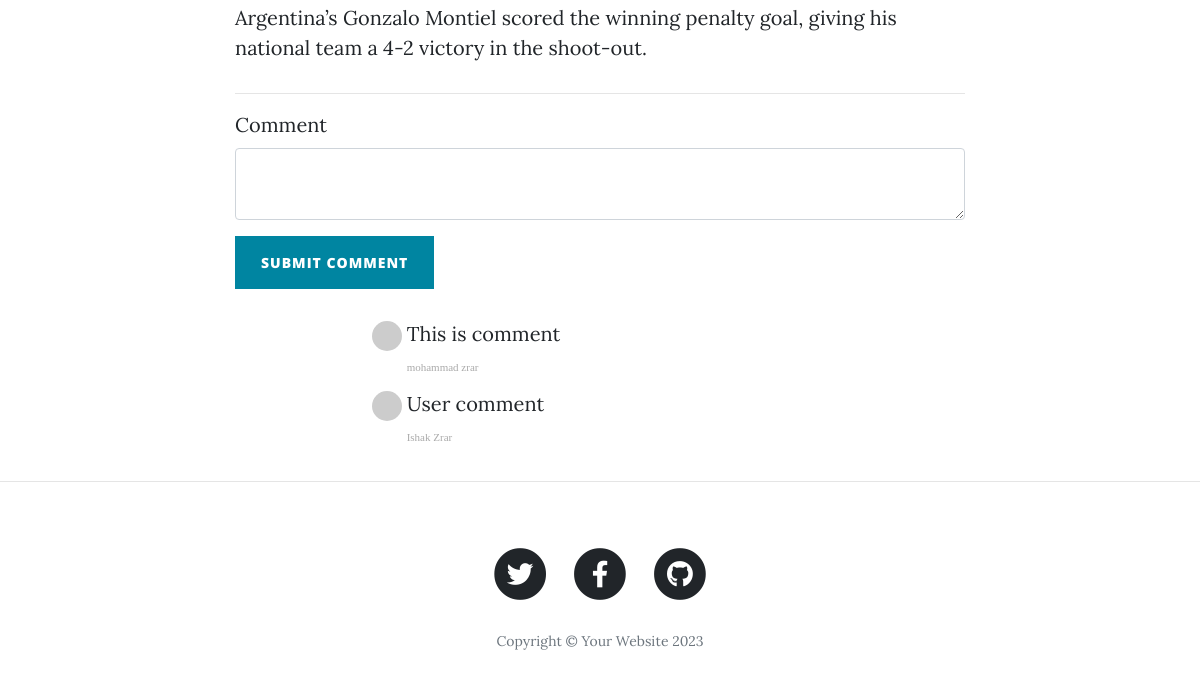
Before: /post/1 (lower part) with the older database file.
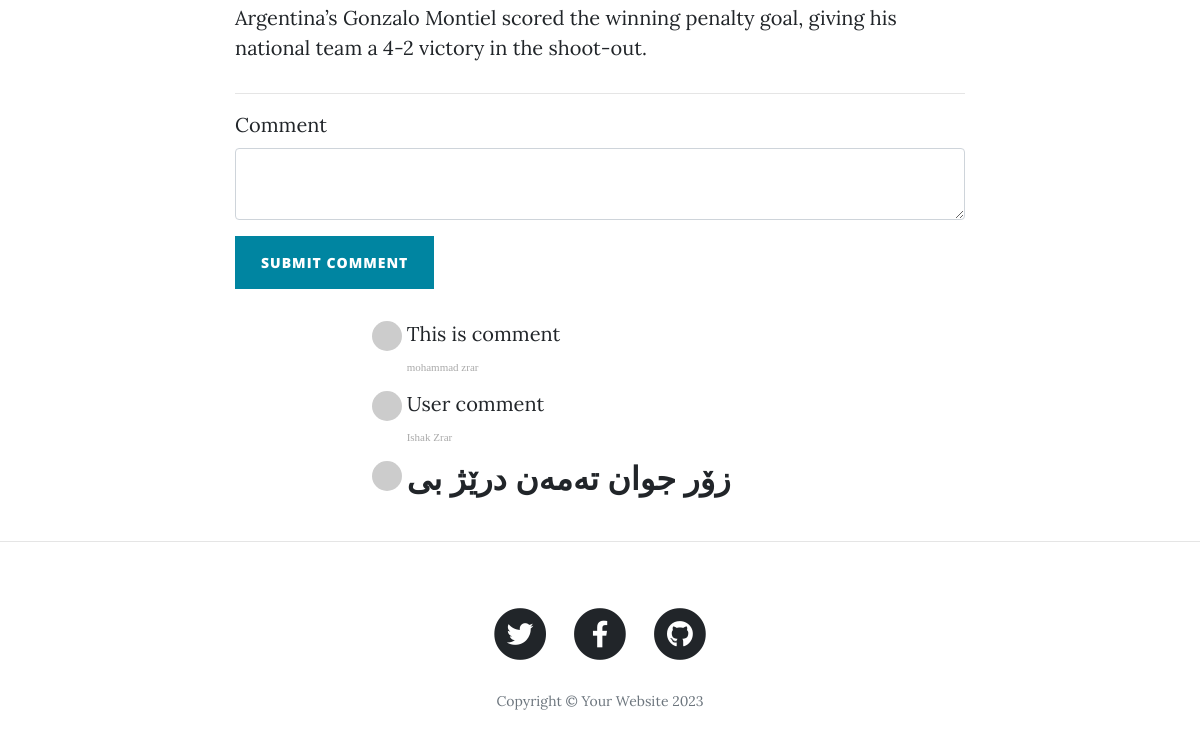
After: the same page with the newer database file.
### main.py (models this page shows)
class Comment(db.Model):
    __tablename__ = "comments"
    id = db.Column(db.Integer, primary_key=True)
    author_id = db.Column(db.Integer, db.ForeignKey("users.id"))
    comment_author = relationship("User", back_populates="comments")
    post_id = db.Column(db.Integer, db.ForeignKey("blog_posts.id"))
    parent_post = relationship("BlogPost", back_populates="comments")
    text = db.Column(db.Text, nullable=False)

class User(UserMixin, db.Model):
    __tablename__ = "users"
    id = db.Column(db.Integer, primary_key=True)
    email = db.Column(db.String(100), unique=True)
    password = db.Column(db.String(100))
    name = db.Column(db.String(100))
    posts = relationship("BlogPost", back_populates="author")
    comments = relationship("Comment", back_populates="comment_author")

### main.py (the view, shortened to what this page needs)
@app.route("/post/<int:post_id>", methods=["POST", "GET"])
def show_post(post_id):
    global gravatar
    requested_post = BlogPost.query.get(post_id)
    form = CommentForm()
    return render_template("post.html", post=requested_post, form=form)

### forms.py
class CommentForm(FlaskForm):
    comment_text = CKEditorField("Comment", validators=[DataRequired()])
    submit = SubmitField("Submit Comment")

### templates/post.html (shortened to what this page needs)
{% import "bootstrap/wtf.html" as wtf %}
{% include "header.html" %}
<article>
    <div class="container">
        <div class="row">
            <div class="col-lg-8 col-md-10 mx-auto">
                {{ post.body|safe }}
                <hr>
                {{ wtf.quick_form(form, novalidate=True, button_map={"submit": "primary"}) }}
                <div class="col-lg-8 col-md-10 mx-auto comment">
                    <ul class="commentList">
                        {% for comment in post.comments %}
                        <li>
                            <div class="commenterImage">
                                    <img src="{{ comment.comment_author.email | gravatar }}"/>
                                </div>
                            <div class="commentText">
                                {{ comment.text|safe }}
                                <span class="date sub-text">{{ comment.comment_author.name }}</span>
                            </div>
                        </li>
                        {% endfor %}
                    </ul>
                </div>
            </div>
        </div>
    </div>
</article>
<hr>
{% include "footer.html" %}

Changed rows visible on the page:
added Comment: text "زۆر جوان تەمەن درێژ بی"
